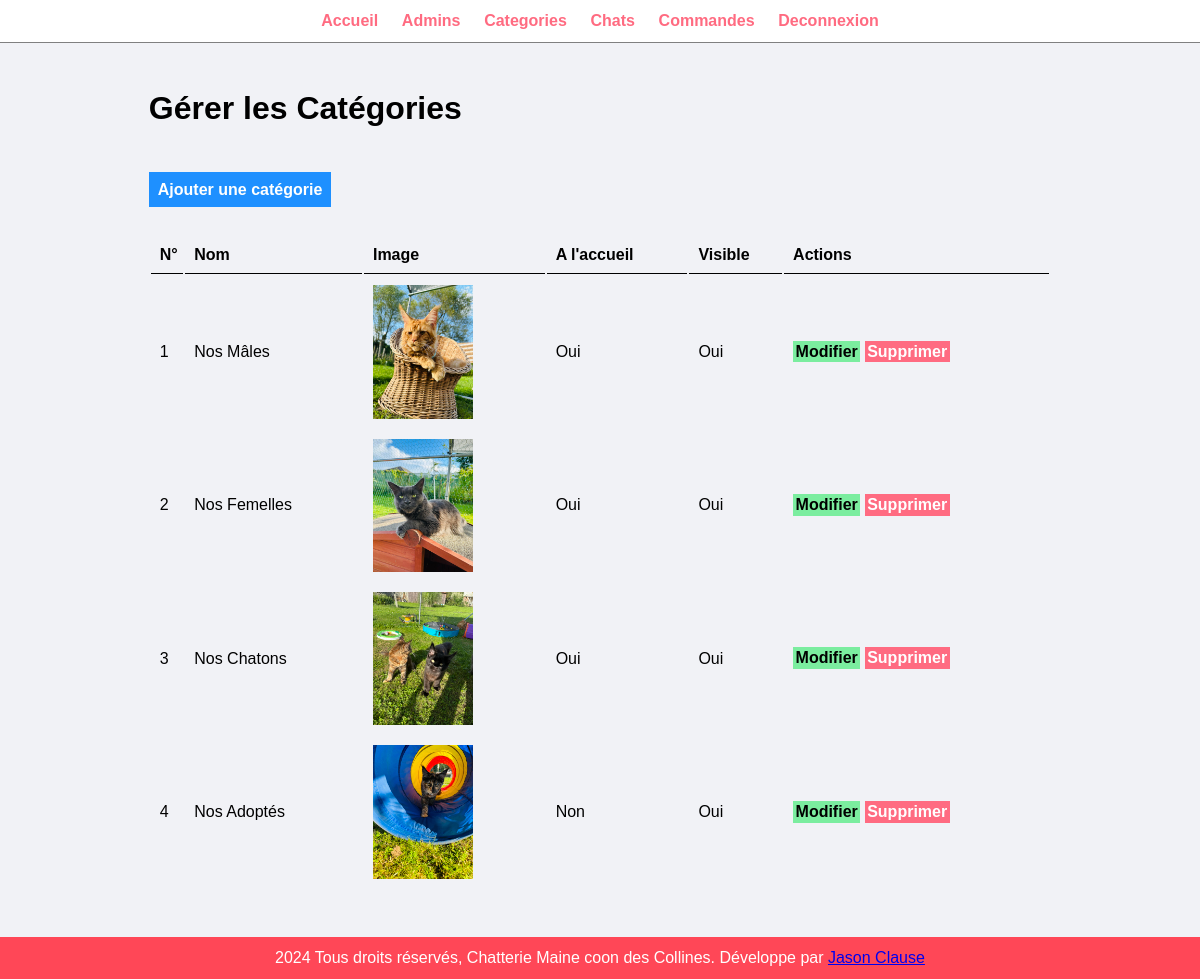
Page /admin/manage-categorie.php (signed in) on the committed database.
### tables this page shows
create table if not exists `grL_Categorie`(
  `id` smallint unsigned not null auto_increment,
  `nom` varchar(50) not null,
  `nom_image` varchar(255) not null,
  `featured` boolean not null,
  `active` boolean not null,

  primary key(`id`)
);

### admin/manage-categorie.php (the view, shortened to what this page needs)
<?php include('partials/menu.php') ?>
	<div class="main-content">
		<div class="wrapper">
			<h1>Gérer les Catégories</h1><br/><br/>
			<br/>
			<a href="<?php echo SITEURL ; ?>admin/add-categorie.php" class="btn-primary">Ajouter une catégorie</a>
			<br/><br/><br/>
			<table class="tbl-full">
				<tr>
					<th>N°</th>
					<th>Nom</th>
					<th>Image</th>
					<th>A l'accueil</th>
					<th>Visible</th>
					<th>Actions</th>
				</tr>
				<?php
					$sql="SELECT * FROM grL_Categorie";
					$res = mysqli_query($conn, $sql);
					$count = mysqli_num_rows($res);
					$sn=1;
					if($count>0){
						while($row=mysqli_fetch_assoc($res)){
							$id = $row['id'];
							$nom = $row['nom'];
							$nom_image = $row['nom_image'];
							$featured = $row['featured'] ? 'Oui' : 'Non';
							$active = $row['active'] ? 'Oui' : 'Non';
?>
							<tr>
								<td><?php echo $sn++; ?></td>
								<td><?php echo $nom; ?></td>
								<td>
									<?php
										if($nom_image!=""){
											?>
											<img src="<?php echo SITEURL; ?>images/categories/<?php echo $nom_image; ?>" width="100px">
											<?php
										}else{
											echo "<div class='error'>Pas d'image ajoutée.</div>";
										}
									?>
								</td>
								<td><?php echo $featured; ?></td>
								<td><?php echo $active; ?></td>
								<td>
									<a href="<?php echo SITEURL; ?>admin/update-categorie.php?id=<?php echo $id; ?>" class="btn-secondary">Modifier</a>
									<a href="<?php echo SITEURL; ?>admin/delete-categorie.php?id=<?php echo $id; ?>&nom_image=<?php echo $nom_image; ?>" class="btn-danger">Supprimer</a>
								</td>
							</tr>
<?php
						}
					} else {
?>
						<tr>
							<td colspan='6'><div class="error">Pas de catégories ajoutées.</div></td>
						</tr>
<?php
					}
?>
			</table>
		</div>
	</div>
<?php include('partials/footer.php')?>

### css/admin.css (style rules this page uses)
* { margin: 0; padding: 0; font-family: Arial, Helvetica, sans-serif; }
.wrapper { padding: 1%; width: 80%; margin: 0 auto; }
.tbl-full { width: 100%; }
table tr th { border-bottom: 1px solid black; padding: 1%; text-align: left; }
table tr td { padding: 1%; }
.btn-primary { background-color: #1e90ff; padding: 1%; color: white; text-decoration: none; font-weight: bold; }
.btn-secondary { background-color: #7bed9f; padding: 1%; color: black; text-decoration: none; font-weight: bold; }
.btn-danger { background-color: #ff6b81; padding: 1%; color: white; text-decoration: none; font-weight: bold; }
.main-content { background-color: #f1f2f6; padding: 3%; }

### rows in the picture
grl_categorie: nom "Nos Mâles", nom_image (picture), featured "Oui", active "Oui"
grl_categorie: nom "Nos Femelles", nom_image (picture), featured "Oui", active "Oui"
grl_categorie: nom "Nos Chatons", nom_image (picture), featured "Oui", active "Oui"
grl_categorie: nom "Nos Adoptés", nom_image (picture), featured "Non", active "Oui"
